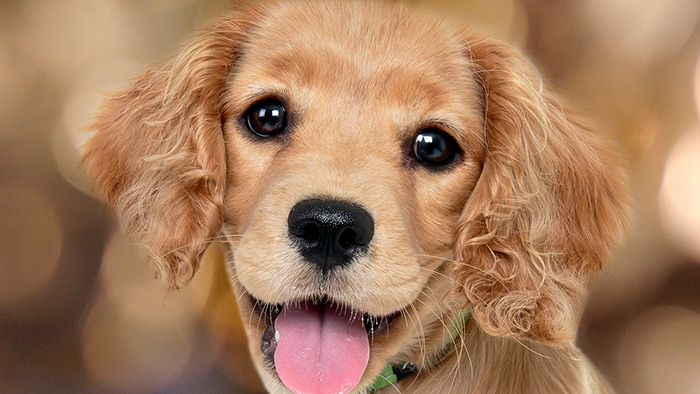
#> input picture dog.jpg, 700 x 394 px
$ python main.py
#> lines starting #> are read from the running program, lines starting #| are printed output that depends on the picture
import cv2
import numpy


def main():
    face_cascade = cv2.CascadeClassifier("data/haarcascade_frontalface_default.xml")
    eye_cascade = cv2.CascadeClassifier('data/haarcascade_eye.xml')

    img = cv2.imread("dog.jpg")
#> img is the input picture: shape (394, 700, 3); mean B, G, R 93.4, 124.8, 166
    gray = cv2.cvtColor(img, cv2.COLOR_BGR2GRAY)
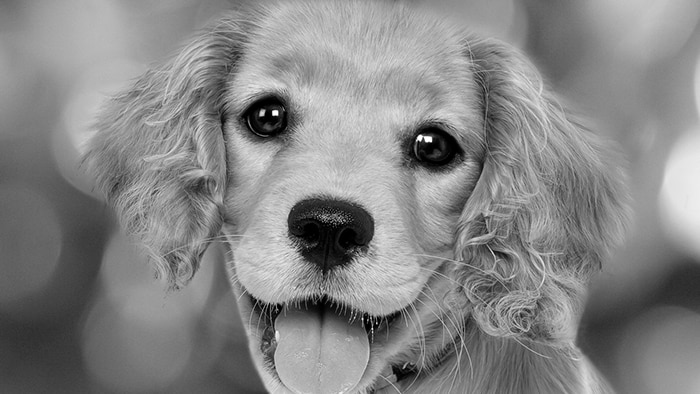
#> gray: shape (394, 700); min 0, max 255, mean 133.5

    faces = face_cascade.detectMultiScale(gray, 1.3, 5)
#> faces = ()
    for (x, y, w, h) in faces:
        cv2.rectangle(img, (x, y), (x + w, y + h), (255, 0, 0), 2)
        roi_gray = gray[y:y + h, x:x + w]
        roi_color = img[y:y + h, x:x + w]
        eyes = eye_cascade.detectMultiScale(roi_gray)
        for (ex, ey, ew, eh) in eyes:
            cv2.rectangle(roi_color, (ex, ey), (ex + ew, ey + eh), (0, 255, 0), 2)
#> this loop made 0 passes

    cv2.imshow('img', img)
    cv2.waitKey(0)
    cv2.destroyAllWindows()


if __name__ == '__main__':
    main()
